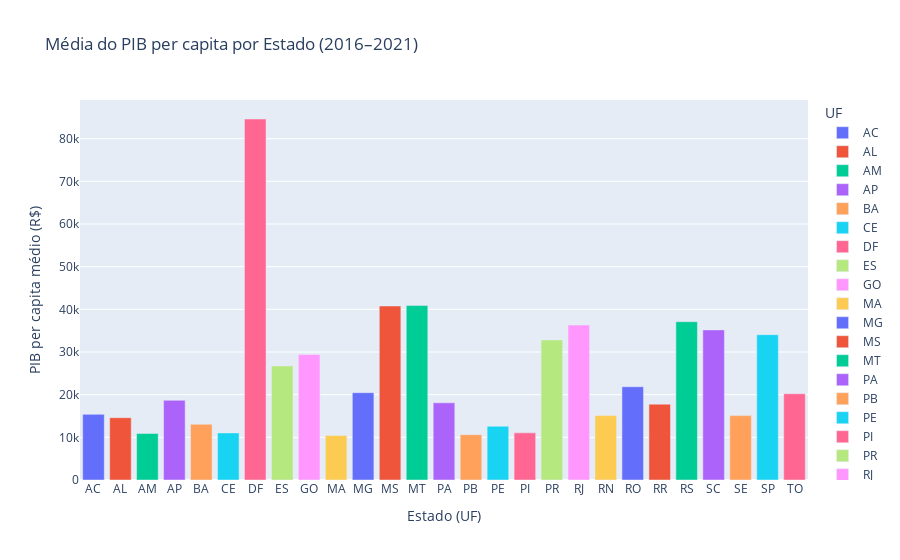

Notebook cell for this chart:
### Markdown cell above
A seguir, plotamos o gráfico da média geral dos estados entre os anos de 2016 a 2021.

### Code cell
# Agrupar por estado (UF) e calcular a média do PIB per capita no período
media_estados = df_estado.groupby('UF')['PIB_per_capita'].mean().reset_index()

# Plotar o gráfico de barras
fig_media_estado = px.bar(
    media_estados,
    x='UF',
    y='PIB_per_capita',
    color='UF',
    title='Média do PIB per capita por Estado (2016–2021)',
    labels={'PIB_per_capita': 'PIB per capita médio (R$)'},
    #text=media_estados['PIB_per_capita'].round(2)
)

# Ajustar layout
fig_media_estado.update_layout(
    xaxis_title="Estado (UF)",
    yaxis_title="PIB per capita médio (R$)",
    #showlegend=False
)

fig_media_estado.show()

### Figure 1 — Plotly figure (JSON) as saved in the notebook; plotly's stock layout.template omitted (floating-point values rounded to 4 significant figures)
{"data": [{"hovertemplate": "UF=%{x}<br>PIB per capita médio (R$)=%{y}<extra></extra>", "legendgroup": "AC", "marker": {"color": "#636efa", "pattern": {"shape": ""}}, "name": "AC", "orientation": "v", "showlegend": true, "textposition": "auto", "type": "bar", "x": ["AC"], "xaxis": "x", "y": [15380.0], "yaxis": "y"}, {"hovertemplate": "UF=%{x}<br>PIB per capita médio (R$)=%{y}<extra></extra>", "legendgroup": "AL", "marker": {"color": "#EF553B", "pattern": {"shape": ""}}, "name": "AL", "orientation": "v", "showlegend": true, "textposition": "auto", "type": "bar", "x": ["AL"], "xaxis": "x", "y": [14600.0], "yaxis": "y"}, {"hovertemplate": "UF=%{x}<br>PIB per capita médio (R$)=%{y}<extra></extra>", "legendgroup": "AM", "marker": {"color": "#00cc96", "pattern": {"shape": ""}}, "name": "AM", "orientation": "v", "showlegend": true, "textposition": "auto", "type": "bar", "x": ["AM"], "xaxis": "x", "y": [10900.0], "yaxis": "y"}, {"hovertemplate": "UF=%{x}<br>PIB per capita médio (R$)=%{y}<extra></extra>", "legendgroup": "AP", "marker": {"color": "#ab63fa", "pattern": {"shape": ""}}, "name": "AP", "orientation": "v", "showlegend": true, "textposition": "auto", "type": "bar", "x": ["AP"], "xaxis": "x", "y": [18670.0], "yaxis": "y"}, {"hovertemplate": "UF=%{x}<br>PIB per capita médio (R$)=%{y}<extra></extra>", "legendgroup": "BA", "marker": {"color": "#FFA15A", "pattern": {"shape": ""}}, "name": "BA", "orientation": "v", "showlegend": true, "textposition": "auto", "type": "bar", "x": ["BA"], "xaxis": "x", "y": [13070.0], "yaxis": "y"}, {"hovertemplate": "UF=%{x}<br>PIB per capita médio (R$)=%{y}<extra></extra>", "legendgroup": "CE", "marker": {"color": "#19d3f3", "pattern": {"shape": ""}}, "name": "CE", "orientation": "v", "showlegend": true, "textposition": "auto", "type": "bar", "x": ["CE"], "xaxis": "x", "y": [11030.0], "yaxis": "y"}, {"hovertemplate": "UF=%{x}<br>PIB per capita médio (R$)=%{y}<extra></extra>", "legendgroup": "DF", "marker": {"color": "#FF6692", "pattern": {"shape": ""}}, "name": "DF", "orientation": "v", "showlegend": true, "textposition": "auto", "type": "bar", "x": ["DF"], "xaxis": "x", "y": [84610.0], "yaxis": "y"}, {"hovertemplate": "UF=%{x}<br>PIB per capita médio (R$)=%{y}<extra></extra>", "legendgroup": "ES", "marker": {"color": "#B6E880", "pattern": {"shape": ""}}, "name": "ES", "orientation": "v", "showlegend": true, "textposition": "auto", "type": "bar", "x": ["ES"], "xaxis": "x", "y": [26750.0], "yaxis": "y"}, {"hovertemplate": "UF=%{x}<br>PIB per capita médio (R$)=%{y}<extra></extra>", "legendgroup": "GO", "marker": {"color": "#FF97FF", "pattern": {"shape": ""}}, "name": "GO", "orientation": "v", "showlegend": true, "textposition": "auto", "type": "bar", "x": ["GO"], "xaxis": "x", "y": [29400.0], "yaxis": "y"}, {"hovertemplate": "UF=%{x}<br>PIB per capita médio (R$)=%{y}<extra></extra>", "legendgroup": "MA", "marker": {"color": "#FECB52", "pattern": {"shape": ""}}, "name": "MA", "orientation": "v", "showlegend": true, "textposition": "auto", "type": "bar", "x": ["MA"], "xaxis": "x", "y": [10420.0], "yaxis": "y"}, {"hovertemplate": "UF=%{x}<br>PIB per capita médio (R$)=%{y}<extra></extra>", "legendgroup": "MG", "marker": {"color": "#636efa", "pattern": {"shape": ""}}, "name": "MG", "orientation": "v", "showlegend": true, "textposition": "auto", "type": "bar", "x": ["MG"], "xaxis": "x", "y": [20470.0], "yaxis": "y"}, {"hovertemplate": "UF=%{x}<br>PIB per capita médio (R$)=%{y}<extra></extra>", "legendgroup": "MS", "marker": {"color": "#EF553B", "pattern": {"shape": ""}}, "name": "MS", "orientation": "v", "showlegend": true, "textposition": "auto", "type": "bar", "x": ["MS"], "xaxis": "x", "y": [40780.0], "yaxis": "y"}, {"hovertemplate": "UF=%{x}<br>PIB per capita médio (R$)=%{y}<extra></extra>", "legendgroup": "MT", "marker": {"color": "#00cc96", "pattern": {"shape": ""}}, "name": "MT", "orientation": "v", "showlegend": true, "textposition": "auto", "type": "bar", "x": ["MT"], "xaxis": "x", "y": [40880.0], "yaxis": "y"}, {"hovertemplate": "UF=%{x}<br>PIB per capita médio (R$)=%{y}<extra></extra>", "legendgroup": "PA", "marker": {"color": "#ab63fa", "pattern": {"shape": ""}}, "name": "PA", "orientation": "v", "showlegend": true, "textposition": "auto", "type": "bar", "x": ["PA"], "xaxis": "x", "y": [18090.0], "yaxis": "y"}, {"hovertemplate": "UF=%{x}<br>PIB per capita médio (R$)=%{y}<extra></extra>", "legendgroup": "PB", "marker": {"color": "#FFA15A", "pattern": {"shape": ""}}, "name": "PB", "orientation": "v", "showlegend": true, "textposition": "auto", "type": "bar", "x": ["PB"], "xaxis": "x", "y": [10620.0], "yaxis": "y"}, {"hovertemplate": "UF=%{x}<br>PIB per capita médio (R$)=%{y}<extra></extra>", "legendgroup": "PE", "marker": {"color": "#19d3f3", "pattern": {"shape": ""}}, "name": "PE", "orientation": "v", "showlegend": true, "textposition": "auto", "type": "bar", "x": ["PE"], "xaxis": "x", "y": [12590.0], "yaxis": "y"}, {"hovertemplate": "UF=%{x}<br>PIB per capita médio (R$)=%{y}<extra></extra>", "legendgroup": "PI", "marker": {"color": "#FF6692", "pattern": {"shape": ""}}, "name": "PI", "orientation": "v", "showlegend": true, "textposition": "auto", "type": "bar", "x": ["PI"], "xaxis": "x", "y": [11050.0], "yaxis": "y"}, {"hovertemplate": "UF=%{x}<br>PIB per capita médio (R$)=%{y}<extra></extra>", "legendgroup": "PR", "marker": {"color": "#B6E880", "pattern": {"shape": ""}}, "name": "PR", "orientation": "v", "showlegend": true, "textposition": "auto", "type": "bar", "x": ["PR"], "xaxis": "x", "y": [32820.0], "yaxis": "y"}, {"hovertemplate": "UF=%{x}<br>PIB per capita médio (R$)=%{y}<extra></extra>", "legendgroup": "RJ", "marker": {"color": "#FF97FF", "pattern": {"shape": ""}}, "name": "RJ", "orientation": "v", "showlegend": true, "textposition": "auto", "type": "bar", "x": ["RJ"], "xaxis": "x", "y": [36320.0], "yaxis": "y"}, {"hovertemplate": "UF=%{x}<br>PIB per capita médio (R$)=%{y}<extra></extra>", "legendgroup": "RN", "marker": {"color": "#FECB52", "pattern": {"shape": ""}}, "name": "RN", "orientation": "v", "showlegend": true, "textposition": "auto", "type": "bar", "x": ["RN"], "xaxis": "x", "y": [15100.0], "yaxis": "y"}, {"hovertemplate": "UF=%{x}<br>PIB per capita médio (R$)=%{y}<extra></extra>", "legendgroup": "RO", "marker": {"color": "#636efa", "pattern": {"shape": ""}}, "name": "RO", "orientation": "v", "showlegend": true, "textposition": "auto", "type": "bar", "x": ["RO"], "xaxis": "x", "y": [21850.0], "yaxis": "y"}, {"hovertemplate": "UF=%{x}<br>PIB per capita médio (R$)=%{y}<extra></extra>", "legendgroup": "RR", "marker": {"color": "#EF553B", "pattern": {"shape": ""}}, "name": "RR", "orientation": "v", "showlegend": true, "textposition": "auto", "type": "bar", "x": ["RR"], "xaxis": "x", "y": [17780.0], "yaxis": "y"}, {"hovertemplate": "UF=%{x}<br>PIB per capita médio (R$)=%{y}<extra></extra>", "legendgroup": "RS", "marker": {"color": "#00cc96", "pattern": {"shape": ""}}, "name": "RS", "orientation": "v", "showlegend": true, "textposition": "auto", "type": "bar", "x": ["RS"], "xaxis": "x", "y": [37100.0], "yaxis": "y"}, {"hovertemplate": "UF=%{x}<br>PIB per capita médio (R$)=%{y}<extra></extra>", "legendgroup": "SC", "marker": {"color": "#ab63fa", "pattern": {"shape": ""}}, "name": "SC", "orientation": "v", "showlegend": true, "textposition": "auto", "type": "bar", "x": ["SC"], "xaxis": "x", "y": [35180.0], "yaxis": "y"}, {"hovertemplate": "UF=%{x}<br>PIB per capita médio (R$)=%{y}<extra></extra>", "legendgroup": "SE", "marker": {"color": "#FFA15A", "pattern": {"shape": ""}}, "name": "SE", "orientation": "v", "showlegend": true, "textposition": "auto", "type": "bar", "x": ["SE"], "xaxis": "x", "y": [15090.0], "yaxis": "y"}, {"hovertemplate": "UF=%{x}<br>PIB per capita médio (R$)=%{y}<extra></extra>", "legendgroup": "SP", "marker": {"color": "#19d3f3", "pattern": {"shape": ""}}, "name": "SP", "orientation": "v", "showlegend": true, "textposition": "auto", "type": "bar", "x": ["SP"], "xaxis": "x", "y": [34060.0], "yaxis": "y"}, {"hovertemplate": "UF=%{x}<br>PIB per capita médio (R$)=%{y}<extra></extra>", "legendgroup": "TO", "marker": {"color": "#FF6692", "pattern": {"shape": ""}}, "name": "TO", "orientation": "v", "showlegend": true, "textposition": "auto", "type": "bar", "x": ["TO"], "xaxis": "x", "y": [20220.0], "yaxis": "y"}], "layout": {"barmode": "relative", "legend": {"title": {"text": "UF"}, "tracegroupgap": 0}, "title": {"text": "Média do PIB per capita por Estado (2016–2021)"}, "xaxis": {"anchor": "y", "categoryarray": ["AC", "AL", "AM", "AP", "BA", "CE", "DF", "ES", "GO", "MA", "MG", "MS", "MT", "PA", "PB", "PE", "PI", "PR", "RJ", "RN", "RO", "RR", "RS", "SC", "SE", "SP", "TO"], "categoryorder": "array", "domain": [0, 1], "title": {"text": "Estado (UF)"}}, "yaxis": {"anchor": "x", "domain": [0, 1], "title": {"text": "PIB per capita médio (R$)"}}}}
